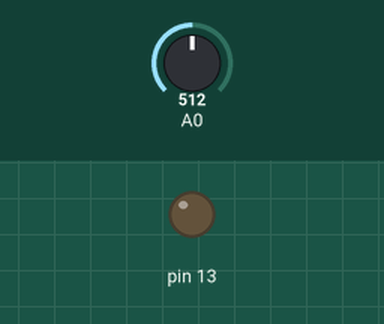
This program was run on a simulated Arduino Nano, built with avr-gcc and run on an emulated ATmega328P. Parts: output pins drawn as LEDs (lit = HIGH). The test bench sets the inputs (shaded band); at power-on: A0 = 512.

Above: at 2.2 s.
2.3 s: A0 set to 789
3.8 s: A0 set to 810
At 4.6 s:
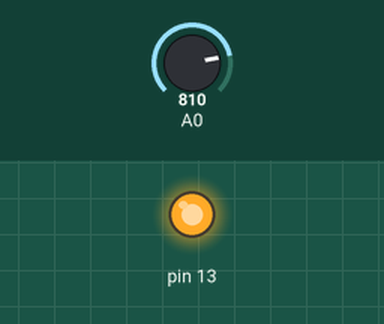
Timing chart, 0 to 6.8 s (numbered marks = the images above; inputs shaded):
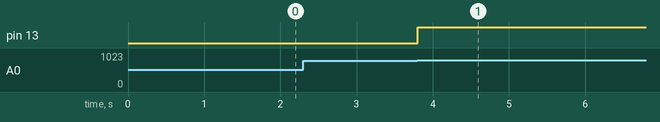

The program:

main.cpp
```cpp
#include "Arduino.h"
#include <EEPROM.h>

/* MQ Sensors */
#define NAME_A0 "C1"
#define SAMPLES_A0 5
#define LOW_A0 3500
#define HIGH_A0 3900
#define TICKS_PER_COUNT_A0 6
#define WH_PER_COUNT_A0 10

/*#define NAME_A1 "C2"
#define SAMPLES_A1 10
#define NAME_A2 "C3"
#define SAMPLES_A2 10
#define NAME_A3 "C4"
#define SAMPLES_A3 10
#define NAME_A4 "C5"
#define SAMPLES_A4 10
//#define NAME_A5 "C6"
//#define SAMPLES_A0 10
//#define NAME_A6 "MQ138"
//#define SAMPLES_A0 10
*/

int led_state = LOW;
float wph;

#ifdef NAME_A0
  int last_val_a0;
  int val_a0 = 0;
  int ticks_a0 = 0;
  unsigned long last_count_a0 = 0;
  unsigned long count_duration_a0;
#endif
#ifdef NAME_A1
  int val_a1 = 0;
#endif
#ifdef NAME_A2
  int val_a2 = 0;
#endif
#ifdef NAME_A3
  int val_a3 = 0;
#endif
#ifdef NAME_A4
  int val_a4 = 0;
#endif
#ifdef NAME_A5
  int val_a5 = 0;
#endif
#ifdef NAME_A6
  int val_a6 = 0;
#endif

void setup()
{
  pinMode(13, OUTPUT);
  digitalWrite(13, HIGH);
  Serial.begin(115200);

#ifdef NAME_A0
  pinMode(A0, INPUT);
#endif
#ifdef NAME_A1
  pinMode(A1, INPUT);
#endif
#ifdef NAME_A2
  pinMode(A2, INPUT);
#endif
#ifdef NAME_A3
  pinMode(A3, INPUT);
#endif
#ifdef NAME_A4
  pinMode(A4, INPUT);
#endif
#ifdef NAME_A5
  pinMode(A5, INPUT);
#endif
#ifdef NAME_A6
  pinMode(A6, INPUT);
#endif
  digitalWrite(13, LOW);
  delay(1000);
}

void send_result_int(const char pin_name[], int val) {
  Serial.print(pin_name);
  Serial.print(":");
  Serial.println(val);
}

int get_analog_val(int pin_analog, int sample_no) {
  double analog_val = 0;

  // create an average from 100 samples
  for(int i = 0; i < sample_no; i++) {
    analog_val = analog_val + (float) analogRead(pin_analog);
  }

  analog_val = analog_val / sample_no;

  // convert to millivolts
  analog_val = (ceil)(analog_val / 1025 * 5000.0);

  return ceil(analog_val);
}

void loop()
{
#ifdef NAME_A0
  val_a0 = get_analog_val(A0, SAMPLES_A0);
  if ((val_a0 > HIGH_A0) && (last_val_a0 < LOW_A0)) {
    ticks_a0 ++;
    if (ticks_a0 == TICKS_PER_COUNT_A0) {
      send_result_int(NAME_A0, WH_PER_COUNT_A0);
      ticks_a0 = 0;
      if (last_count_a0 != 0) {
        count_duration_a0 = millis() - last_count_a0;
        wph = (WH_PER_COUNT_A0 * 3600000) / count_duration_a0;
        send_result_int("C1_Wph", round(wph));
      }
      last_count_a0 = millis();

    }
    led_state = led_state ? LOW : HIGH;
    digitalWrite(13, led_state);
  }
  // we're not interested in the values in between
  if (!((val_a0 > LOW_A0) && (val_a0 < HIGH_A0))) {
    last_val_a0 = val_a0;
  }
  //send_result_int("deb", val_a0);

#endif
#ifdef NAME_A1
  digitalWrite(13, HIGH);
  val_a1 = get_analog_val(A1, SAMPLES_A1);
  send_result_int(NAME_A1, val_a1);
#endif
#ifdef NAME_A2
  digitalWrite(13, LOW);
  val_a2 = get_analog_val(A2, SAMPLES_A2);
  send_result_int(NAME_A2, val_a2);
#endif
#ifdef NAME_A3
  digitalWrite(13, HIGH);
  val_a3 = get_analog_val(A3, SAMPLES_A3);
  send_result_int(NAME_A3, val_a3);
#endif
#ifdef NAME_A4
  digitalWrite(13, LOW);
  val_a4 = get_analog_val(A4, SAMPLES_A4);
  send_result_int(NAME_A4, val_a4);
#endif
#ifdef NAME_A5
  digitalWrite(13, HIGH);
  val_a5 = get_analog_val(A5, SAMPLES_A5);
  send_result_int(NAME_A5, val_a5);
#endif
#ifdef NAME_A6
  digitalWrite(13, LOW);
  val_a6 = get_analog_val(A6, SAMPLES_A6);
  send_result_int(NAME_A6, val_a6);
#endif
}
```

Measured:
- the behaviour switches between 799 and 800 on A0 (found by bisection; images 0 and 1)
- after the input at 2.3 s, every drawn part: stays the same
- after the input at 3.8 s, pin 13: LOW → HIGH at once
